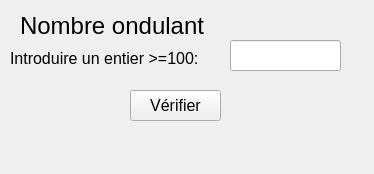
<?xml version="1.0" encoding="UTF-8"?>
<ui version="4.0">
 <class>Form</class>
 <widget class="QWidget" name="Form">
  <property name="geometry">
   <rect>
    <x>0</x>
    <y>0</y>
    <width>374</width>
    <height>174</height>
   </rect>
  </property>
  <property name="windowTitle">
   <string>Form</string>
  </property>
  <widget class="QLabel" name="label">
   <property name="geometry">
    <rect>
     <x>20</x>
     <y>10</y>
     <width>201</width>
     <height>31</height>
    </rect>
   </property>
   <property name="font">
    <font>
     <pointsize>18</pointsize>
    </font>
   </property>
   <property name="text">
    <string>Nombre ondulant</string>
   </property>
  </widget>
  <widget class="QLabel" name="label_2">
   <property name="geometry">
    <rect>
     <x>10</x>
     <y>50</y>
     <width>211</width>
     <height>16</height>
    </rect>
   </property>
   <property name="font">
    <font>
     <pointsize>12</pointsize>
    </font>
   </property>
   <property name="text">
    <string>Introduire un entier &gt;=100:</string>
   </property>
  </widget>
  <widget class="QLineEdit" name="lE_entrer">
   <property name="geometry">
    <rect>
     <x>230</x>
     <y>40</y>
     <width>111</width>
     <height>31</height>
    </rect>
   </property>
   <property name="font">
    <font>
     <pointsize>12</pointsize>
    </font>
   </property>
   <property name="text">
    <string/>
   </property>
  </widget>
  <widget class="QPushButton" name="b_verif">
   <property name="geometry">
    <rect>
     <x>130</x>
     <y>90</y>
     <width>91</width>
     <height>31</height>
    </rect>
   </property>
   <property name="font">
    <font>
     <pointsize>12</pointsize>
    </font>
   </property>
   <property name="text">
    <string>Vérifier</string>
   </property>
  </widget>
  <widget class="QLabel" name="l_resultat">
   <property name="geometry">
    <rect>
     <x>10</x>
     <y>130</y>
     <width>331</width>
     <height>31</height>
    </rect>
   </property>
   <property name="font">
    <font>
     <pointsize>12</pointsize>
    </font>
   </property>
   <property name="text">
    <string/>
   </property>
  </widget>
 </widget>
 <resources/>
 <connections/>
</ui>
